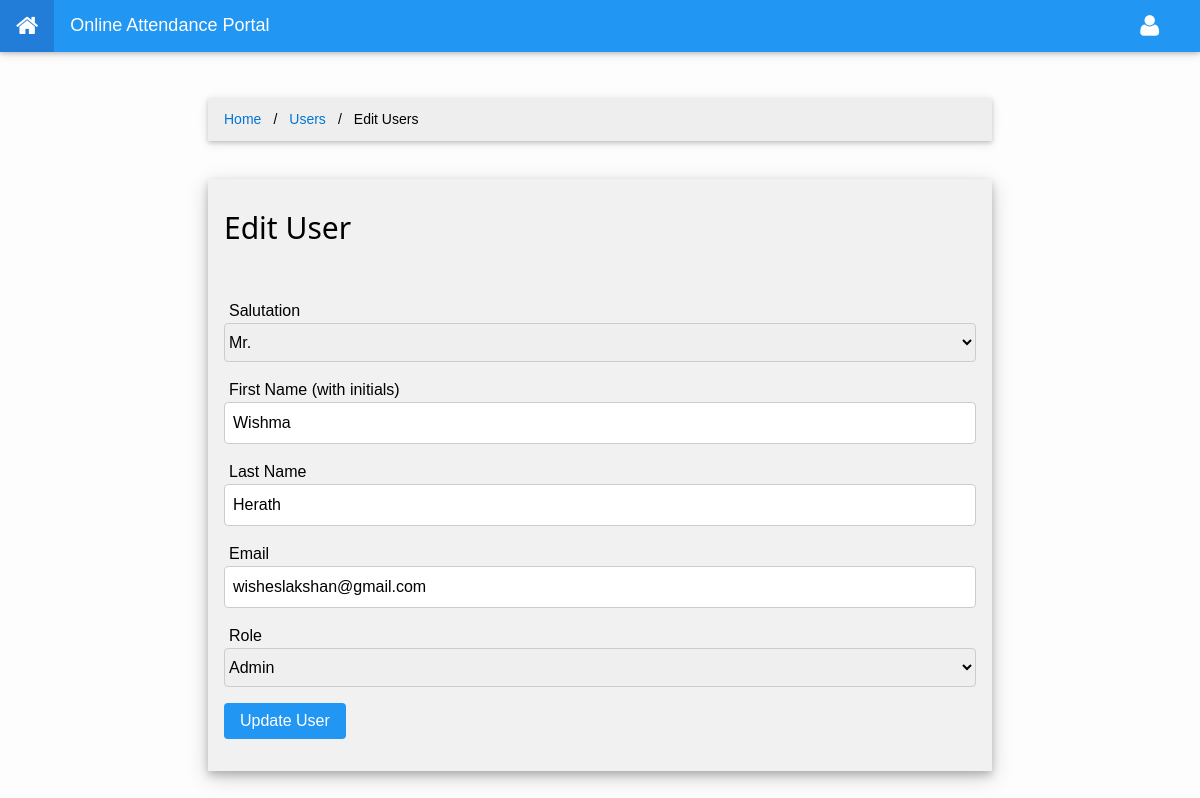
/web/users/edit.php?id=100001 (signed in), run on the app's committed database.
### tables this page shows
CREATE TABLE `users` (
  `id` int(6) NOT NULL,
  `firstName` text NOT NULL,
  `lastName` text NOT NULL,
  `salutation` int(1) NOT NULL,
  `email` text NOT NULL,
  `password` varchar(255) NOT NULL,
  `role` int(1) NOT NULL,
  `lastAccess` datetime NOT NULL
);

### web/data/database.php (called while the page is built, shortened)
<?php
class database
{
    private $mysqli;
    function __construct()
    {
        $this->mysqli = new mysqli(DB_HOST, DB_USER, DB_PASSWORD, DB_NAME);
    }
    function getUserData($userId, $field)
    {
        $sql = "SELECT * FROM `users` WHERE `id` LIKE $userId";
        $result = $this->mysqli->query($sql);
        $row = $result->fetch_assoc();
        $res = $row[$field];
        return $res;
    }
}

### web/users/edit.php (the view, shortened to what this page needs)
<!DOCTYPE html>
<html lang="en">
<head>
    <?php include '../data/scripts.php'; ?>
</head>
<body>
<?php include '../data/navibar.php'; ?>
<?php
include "../data/database.php";
$db = new database();
?>
<div class="w3-row">
    <div class="w3-col m2 l2 hidden-sm">&nbsp;</div>
    <div class="w3-col s12 m8 l8">
        <br><br><br><br>
        <ul class="breadcrumb w3-card-2 w3-container w3-margin-8">
            <li><a href="../home">Home</a></li>
            <li><a href="../users">Users</a></li>
            <li class="active">Edit Users</a></li>
        </ul>
        <br>
        <div>
            <?php
            $id = $_GET['id'];
            $firstName = $db->getUserData($id, "firstName");
            $lastName = $db->getUserData($id, "lastName");
            $salutation = $db->getUserData($id, "salutation");
            $email = $db->getUserData($id, "email");
            $role = $db->getUserData($id, "role");
            ?>
            <form name="newStudent" role="form" class="w3-container w3-card-4 w3-light-grey w3-padding-16 w3-margin-8"
                  method="post" action="actions.php?act=update">
                <h2>Edit User</h2>
                <br>
                <p>
                    <label>Salutation</label>
                    <select class="w3-select w3-border w3-round" name="salutation" required>
                        <?php
                        $list = json_decode(file_get_contents("../data/salutations.json"), true);
                        for ($i = 0; $i < sizeof($list); $i++) {
                            $sel = ($i == $salutation) ? "selected" : "";
                            echo "<option value='$i' $sel >$list[$i]</option>";
                        }
                        ?>
                    </select>
                <p>
                    <label>First Name (with initials)</label>
                    <input class="w3-input w3-border w3-round" name="firstName" type="text" required
                           value="<?php echo $firstName; ?>"></p>
                <p>
                    <label>Last Name</label>
                    <input class="w3-input w3-border w3-round" name="lastName" type="text" required
                           value="<?php echo $lastName; ?>"></p>
                <p>
                    <label>Email</label>
                    <input class="w3-input w3-border w3-round" name="email" type="email" required
                           value="<?php echo $email; ?>"></p>
                <p>
                    <label>Role</label>
                    <select class="w3-select w3-border w3-round" id="role" name="role" required>
                        <?php
                        $list = json_decode(file_get_contents("../data/roles.json"), true);
                        for ($i = 0; $i < sizeof($list); $i++) {
                            $sel = ($i == $role) ? "selected" : "";
                            echo "<option value='$i' $sel >$list[$i]</option>";
                        }
                        ?>
                    </select>
                <p>
                    <button type="submit" class="w3-btn w3-theme w3-round">Update User</button>
                </p>
            </form>
        </div>
        <br><br><br><br>
    </div>
</div>
</body>
</html>

### web/css/index.css (style rules this page uses)
body { background-color: #fdfdfd; }
p { font-size: medium !important; }
ul.breadcrumb { padding: 10px 16px; list-style: none; background-color: #eee; }
ul.breadcrumb li { display: inline; font-size: 14px; }
ul.breadcrumb li+li:before { padding: 8px; color: black; content: "/\00a0"; }
ul.breadcrumb li a { color: #0275d8; text-decoration: none; }

### web/css/w3.css (style rules this page uses)
*,*:before,*:after { box-sizing:inherit }
html { -ms-text-size-adjust:100%;-webkit-text-size-adjust:100% }
body { margin:0 }
a { background-color:transparent;-webkit-text-decoration-skip:objects }
button,input,select,textarea { font:inherit;margin:0 }
button,input { overflow:visible }
button,select { text-transform:none }
button,html [type=button],[type=reset],[type=submit] { -webkit-appearance:button }
html,body { font-family:Verdana,sans-serif;font-size:15px;line-height:1.5 }
html { overflow-x:hidden }
h1,h2,h3,h4,h5,h6,.w3-slim,.w3-wide { font-family:"Segoe UI",Arial,sans-serif }
h2 { font-size:30px }
h1,h2,h3,h4,h5,h6 { font-weight:400;margin:10px 0 }
a { color:inherit }
.w3-btn,.w3-btn-block,.w3-button { border:none;display:inline-block;outline:0;padding:6px 16px;vertical-align:middle;overflow:hidden;text-decoration:none!important;color:#fff;background-color:#000;text-align:center;cursor:pointer;white-space:nowrap }
.w3-btn,.w3-btn-floating,.w3-btn-floating-large,.w3-closenav,.w3-opennav,.w3-btn-block,.w3-button { -webkit-touch-callout:none;-webkit-user-select:none;-khtml-user-select:none;-moz-user-select:none;-ms-user-select:none;user-select:none }
.w3-btn,.w3-btn-floating,.w3-dropnav a,.w3-btn-floating-large,.w3-btn-block, .w3-navbar a,.w3-navblock a,.w3-sidenav a,.w3-pagination li a,.w3-hoverable tbody tr,.w3-hoverable li, .w3-accordion-content a,.w3-dropdown-content a,.w3-dropdown-click:hover,.w3-dropdown-hover:hover,.w3-opennav,.w3-closenav,.w3-closebtn,*[class*="w3-hover-"] { -webkit-transition:background-color .25s,color .15s,box-shadow .25s,opacity 0.25s,filter 0.25s,border 0.15s;transition:background-color .25s,color .15s,box-shadow .15s,opacity .25s,filter .25s,border .15s }
.w3-input { padding:8px;display:block;border:none;border-bottom:1px solid #808080;width:100% }
.w3-select { padding:9px 0;width:100%;color:#000;border:1px solid transparent;border-bottom:1px solid #0c87eb }
.w3-container:after,.w3-container:before,.w3-panel:after,.w3-panel:before,.w3-row:after,.w3-row:before,.w3-row-padding:after,.w3-row-padding:before,.w3-cell-row:before,.w3-cell-row:after, .w3-topnav:after,.w3-topnav:before,.w3-clear:after,.w3-clear:before,.w3-btn-group:before,.w3-btn-group:after,.w3-btn-bar:before,.w3-btn-bar:after,.w3-bar:before,.w3-bar:after { content:"";display:table;clear:both }
.w3-col,.w3-half,.w3-third,.w3-twothird,.w3-threequarter,.w3-quarter { float:left;width:100% }
.w3-col.s12,.w3-half,.w3-third,.w3-twothird,.w3-threequarter,.w3-quarter { width:99.99999% }
@media (min-width:601px) { .w3-col.m2 { width:16.66666% } }
@media (min-width:601px) { .w3-col.m8,.w3-twothird { width:66.66666% } }
@media (min-width:993px) { .w3-col.l2 { width:16.66666% } }
@media (min-width:993px) { .w3-col.l8,.w3-twothird { width:66.66666% } }
.w3-round,.w3-round-medium { border-radius:4px!important }
.w3-border { border:1px solid #ccc!important }
.w3-padding-16 { padding-top:16px!important;padding-bottom:16px!important }
.w3-container { padding:0.01em 16px }
.w3-card,.w3-card-2,.w3-example { box-shadow:0 2px 4px 0 rgba(0,0,0,0.16),0 2px 10px 0 rgba(0,0,0,0.12)!important }
.w3-card-4,.w3-hover-shadow:hover { box-shadow:0 4px 8px 0 rgba(0,0,0,0.2),0 6px 20px 0 rgba(0,0,0,0.19)!important }
.w3-light-grey,.w3-hover-light-grey:hover,.w3-light-gray,.w3-hover-light-gray:hover { color:#000!important;background-color:#f1f1f1!important }
.w3-margin-8 { margin: 8px }

### web/css/w3-theme.css (style rules this page uses)
.w3-theme { color:#fff !important; background-color:#2196f3 !important }

### web/users/edit.php (style rules this page uses)
label { margin: 5px !important; }

### data on the page
users: firstName "Wishma", lastName "Herath", email "wisheslakshan@gmail.com"

### other printed values
form field salutation "Mr."
form field role "Admin"
